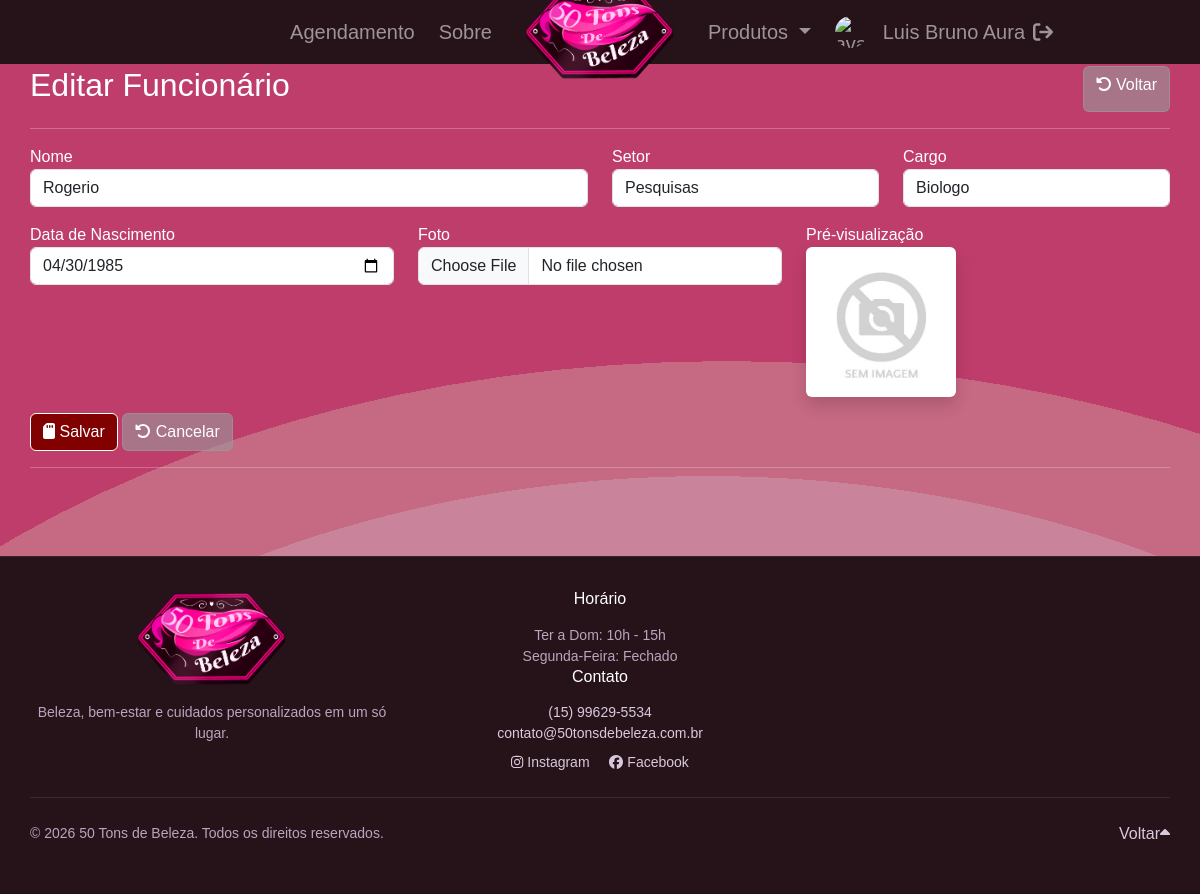
The page /funcionarios/editar.php?id=6 (signed in) on the database its author committed.
### tables this page shows
CREATE TABLE IF NOT EXISTS funcionarios (
  id int(11) NOT NULL AUTO_INCREMENT PRIMARY KEY,
  Nome varchar(50) NOT NULL,
  Setor varchar(50) NOT NULL,
  Cargo varchar(20) NOT NULL,
  DataNasc datetime NOT NULL,
  Foto varchar(30) NOT NULL,
	created datetime NOT NULL,
  modified datetime NOT NULL
);

### inc/database.php (called while the page is built, shortened)
<?php
    global $pdo_connection;
    function open_database() {
        global $pdo_connection;
        try {
            if ($pdo_connection === null) {
                $dsn = "mysql:host=" . DB_HOST . ";dbname=" . DB_NAME . ";charset=utf8mb4";
                $pdo_connection = new PDO($dsn, DB_USER, DB_PASSWORD, [
                    PDO::ATTR_ERRMODE => PDO::ERRMODE_EXCEPTION,
                    PDO::ATTR_DEFAULT_FETCH_MODE => PDO::FETCH_ASSOC,
                    PDO::ATTR_EMULATE_PREPARES => false,
                ]);
            }
            return $pdo_connection;
        } catch (PDOException $e) {
            echo "Erro de conexão: " . $e->getMessage();
            return null;
        }
    }
  function find( $table = null, $id = null ) {
    $database = open_database();
    $found = null;
    try {
      if ($id) {
        $sql = "SELECT * FROM " . $table . " WHERE id = ?";
        $stmt = $database->prepare($sql);
        $stmt->execute([$id]);
        $found = $stmt->fetch();
      } else {
        $sql = "SELECT * FROM " . $table;
        $stmt = $database->prepare($sql);
        $stmt->execute();
        $found = $stmt->fetchAll();
      }
    } catch (PDOException $e) {
      $_SESSION['message'] = $e->getMessage();
      $_SESSION['type'] = 'danger';
    }
    return $found;
  }
?>

### funcionarios/editar.php (the view, shortened to what this page needs)
<?php
if (isset($_GET['id'])) {
    $funcionario = find('funcionarios', $_GET['id']);
}
?>
<header>
    <div class="d-flex justify-content-between mt-3">
        <h2>Editar Funcionário</h2>
        <a href="index.php" class="btn btn-light"><i class="fa-solid fa-rotate-left"></i> Voltar</a>
    </div>
</header>
<form action="editar.php?id=<?php echo $funcionario['id']; ?>" method="post" enctype="multipart/form-data">
    <hr>
    <div class="row">
        <div class="form-group col-md-6">
            <label for="Nome">Nome</label>
            <input type="text" class="form-control" id="Nome" name="Nome" maxlength="50" value="<?php echo htmlspecialchars($funcionario['Nome']); ?>" required>
        </div>
        <div class="form-group col-md-3">
            <label for="Setor">Setor</label>
            <input type="text" class="form-control" id="Setor" name="Setor" maxlength="50" value="<?php echo htmlspecialchars($funcionario['Setor']); ?>">
        </div>
        <div class="form-group col-md-3">
            <label for="Cargo">Cargo</label>
            <input type="text" class="form-control" id="Cargo" name="Cargo" maxlength="50" value="<?php echo htmlspecialchars($funcionario['Cargo']); ?>">
        </div>
    </div>
    <div class="row mt-3">
        <div class="form-group col-md-4">
            <label for="DataNasc">Data de Nascimento</label>
            <input type="date" class="form-control" id="DataNasc" name="DataNasc" value="<?php echo date('Y-m-d', strtotime($funcionario['DataNasc'])); ?>">
        </div>
        <div class="form-group col-md-4">
            <label for="foto">Foto</label>
            <input type="file" class="form-control" id="foto" name="foto" accept="image/*">
        </div>
        <div class="form-group col-md-4">
            <label>Pré-visualização</label>
            <?php $preview = !empty($funcionario['Foto']) && file_exists(__DIR__ . '/fotos/' . $funcionario['Foto']) ? 'fotos/' . $funcionario['Foto'] : 'fotos/semimagem.jpg'; ?>
            <div>
                <img id="imgPreview" src="<?php echo $preview; ?>" alt="Foto" style="width:150px; height:150px; object-fit:cover; border-radius:8px;" class="shadow p-1 bg-body rounded">
            </div>
        </div>
    </div>
    <div id="actions" class="row mt-3">
        <div class="col-md-12">
            <button type="submit" class="btn btn-secondary"><i class="fa-solid fa-sd-card"></i> Salvar</button>
            <a href="index.php" class="btn btn-light"><i class="fa-solid fa-rotate-left"></i> Cancelar</a>
        </div>
    </div>
</form>

### css/style.css (style rules this page uses)
body { font-family: "Gill Sans", "Gill Sans MT", Calibri, sans-serif; background-image: url('../img/fundo.jpg'); background-repeat: no-repeat; background-attachment: fixed; background-size: inherit; background-position: center; padding-top: 50px; padding-bottom: 0px; color: #ffffff; }
.btn-secondary { background-color:#810000; color: #ffffff; border-color: #ffffff }
.btn-light { background-color: #810000; color: #ffffff; border-color: #ffffff }
.btn-light { color: #FFFFFF; background-color: #99999999; border-color: #99999999; }
header, #actions { margin-top: 10px; }

### rows shown on the page
funcionarios: Nome "Rogerio", Setor "Pesquisas", Cargo "Biologo", DataNasc "04/30/1985"

### other values the page prints
$_SESSION['nome'] "Luis Bruno Aura"
